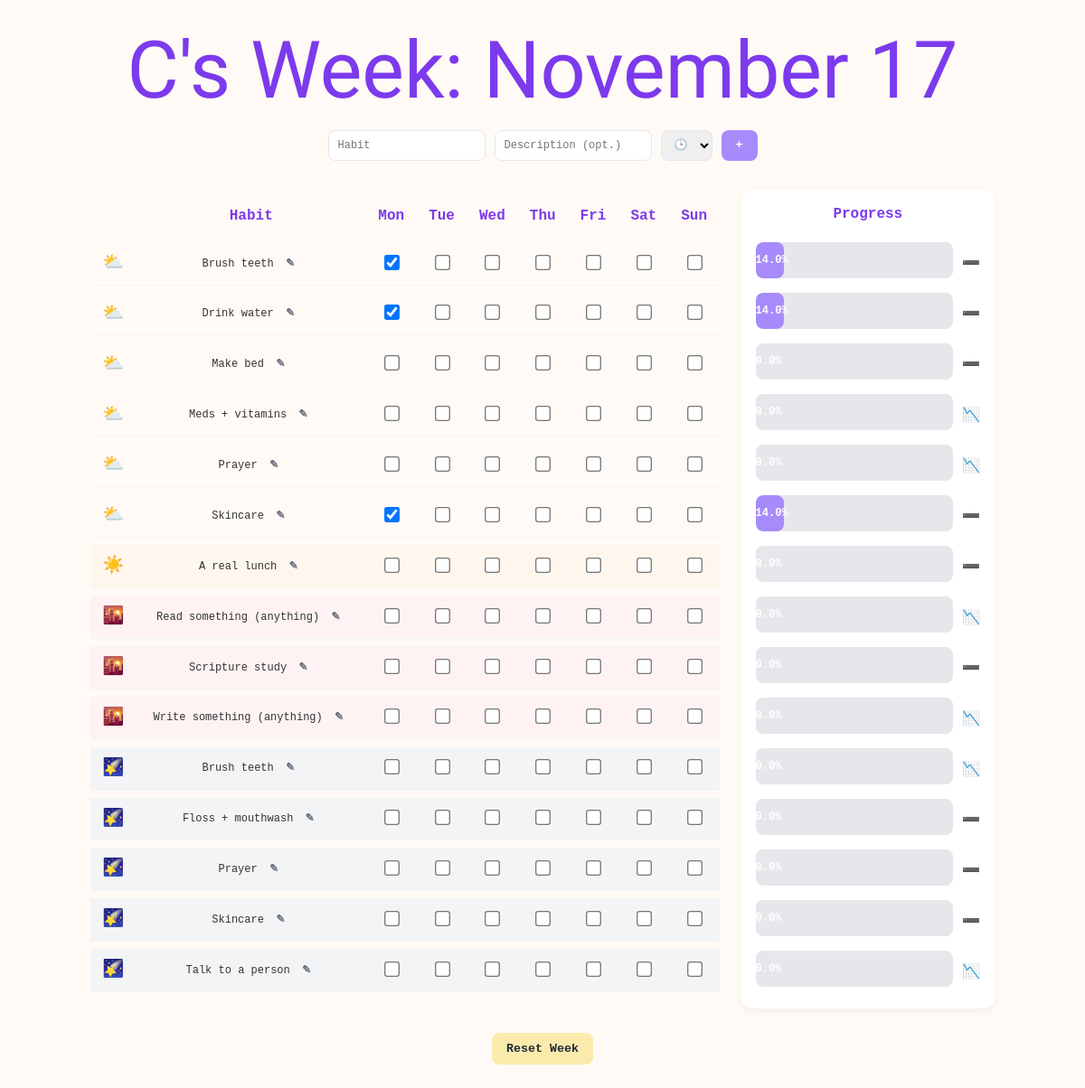
The page / on the database its author committed.
### app.py (models this page shows, shortened)
class Habit(db.Model):
    id = db.Column(db.Integer, primary_key=True)
    name = db.Column(db.String(100), nullable=False)
    description = db.Column(db.String(250))
    created_at = db.Column(db.Date, default=date.today)
    completions = db.relationship("Completion", backref="habit", cascade="all, delete-orphan")
    time_of_day = db.Column(db.String(2), nullable=False, default='☀️')  # day

### app.py (the view)
@app.route('/')
def index():
    time_order = {'⛅️': 0, '☀️': 1, '🌇': 2, '🌠': 3}
    habits = Habit.query.all()
    habits.sort(key=lambda h: (time_order.get(h.time_of_day, 4), h.name.lower()))
    today = date.today()
    start_of_week = today - timedelta(days=today.weekday())  # Monday
    week_dates = [start_of_week + timedelta(days=i) for i in range(7)]
    completions = Completion.query.all()
    completed_map = {(c.habit_id, c.date): True for c in completions}
    habit_progress = {}
    for habit in habits:
        completed_days = sum(1 for d in week_dates if completed_map.get((habit.id, d)))
        habit_progress[habit.id] = completed_days / 7  # fraction 0-1
    today = date.today()
    weekday_index = today.weekday()   # Monday=0, Sunday=6
    this_week_dates = week_dates[: weekday_index + 1]
    last_week_dates = [d - timedelta(days=7) for d in this_week_dates]
    this_week_progress = {}
    for habit in habits:
        completed_days_this = sum(
            1 for d in this_week_dates if completed_map.get((habit.id, d))
        )
        this_week_progress[habit.id] = completed_days_this / len(this_week_dates)
    last_week_progress = {}
    for habit in habits:
        completed_days_last = sum(
            1 for d in last_week_dates if completed_map.get((habit.id, d))
        )
        last_week_progress[habit.id] = completed_days_last / len(last_week_dates)
    trend_icon = {}
    for habit in habits:
        curr = this_week_progress[habit.id]
        last = last_week_progress[habit.id]
        if curr > last:
            trend_icon[habit.id] = "📈"
        elif curr < last:
            trend_icon[habit.id] = "📉"
        else:
            trend_icon[habit.id] = "➖"
    return render_template(
        'index.html',
        habits=habits,
        week_dates=week_dates,
        completed_map=completed_map,
        habit_progress=habit_progress,
        trend_icon=trend_icon
    )

### templates/index.html (shortened to what this page needs)
<!DOCTYPE html>
<html lang="en">
<head>
</head>
<body>
<h1>C's Week: {{ week_dates[0].strftime('%B %d') }}</h1>
<form class="add-form" method="POST" action="{{ url_for('add_habit') }}">
    <input type="text" name="name" placeholder="Habit" required>
    <input type="text" name="description" placeholder="Description (opt.)">
    <select name="time_of_day">
        <option value="" disabled selected>🕒</option>
    </select>
    <button type="submit">+</button>
</form>
<div class="tracker-container">
    <table>
        <tr>
            <th></th>
            <th>Habit</th>
            {% for d in week_dates %}
                <th>{{ d.strftime('%a') }}</th>
            {% endfor %}
        </tr>
        {% for habit in habits %}
        {% set row_colors = {'⛅️':'#fffaf5','☀️':'#fff7ed','🌇':'#fef3f2','🌠':'#f3f4f6'} %}
        <tr class="habit-row" style="background-color: {{ row_colors[habit.time_of_day] }}; border-radius: 8px;">
            <td style="text-align:center; font-size:1.2em;">{{ habit.time_of_day }}</td>
            <td>
                {{ habit.name }}
                <div class="ellipsis-container">
                    <button class="ellipsis-btn" onclick="toggleMenu(event)">✎</button>
                </div>
            </td>
            {% for d in week_dates %}
            <td>
                <form class="inline" method="POST" action="{{ url_for('toggle_completion') }}">
                    <input type="checkbox" onchange="this.form.submit()"
                           {% if completed_map.get((habit.id, d)) %}checked{% endif %}>
                </form>
            </td>
            {% endfor %}
        </tr>
        {% endfor %}
    </table>
    <div class="progress-card">
        <h3>Progress</h3>
        {% for habit in habits %}
        <div style="display: flex; align-items: center; gap: 10px;">
            <div class="progress-bar" style="flex: 1;">
                <div class="progress-fill" style="width: {{ habit_progress[habit.id]*100 }}%;">
                    {{ (habit_progress[habit.id]*100)|round(0) }}%
                </div>
            </div>
            <span style="font-size: 16px;">{{ trend_icon[habit.id] }}</span>
        </div>
        {% endfor %}
    </div>
</div>
<form method="POST" action="{{ url_for('reset_week') }}">
    <button class="reset-btn" type="submit">Reset Week</button>
</form>
</body>
</html>

### templates/index.html (style rules this page uses)
body { font-family: 'Consolas', monospace; background: #fffaf5; color: #333; max-width: 1000px; margin: 1em auto; line-height: 1.4; }
h1 { font-family: 'Jacquard 12', static; text-align: center; font-weight: 400; color: #7c3aed; margin-bottom: .05em; margin-top: .05em; font-size: 5.5em; }
.add-form { font-family: 'Consolas', monospace; display: flex; justify-content: center; gap: 10px; margin-bottom: 2em; }
.add-form input, .add-form select { font-family: 'Consolas', monospace; padding: 8px 10px; border-radius: 8px; border: 1px solid #e5e7eb; font-size: 12px; }
.add-form button { font-family: 'Consolas', monospace; padding: 8px 16px; border: none; border-radius: 8px; background-color: #a78bfa; color: white; font-weight: 600; cursor: pointer; transition: background 0.2s; }
.tracker-container { display: flex; gap: 24px; align-items: flex-start; }
table { border-collapse: separate; border-spacing: 0 8px; width: 70%; }
th, td { padding: 10px 12px; text-align: center; }
th { font-weight: 600; color: #7c3aed; }
td { border-bottom: 1px solid #f3f4f6; font-size: 12px; }
tr.habit-row { height: 40px; }
input[type="checkbox"] { transform: scale(1.3); cursor: pointer; }
.ellipsis-container { position: relative; display: inline-block; }
.ellipsis-btn { background: none; border: none; font-weight: 600; font-size: 12px; cursor: pointer; color: #6b7280; }
.progress-card { width: 25%; background: #ffffff; border-radius: 12px; padding: 16px; box-shadow: 0 4px 10px rgba(0,0,0,0.05); display: flex; flex-direction: column; gap: 8px; }
.progress-card h3 { margin-top: 0; font-size: 16px; color: #7c3aed; text-align: center; margin-bottom: 12px; }
.progress-bar { height: 40px; background: #e5e7eb; border-radius: 8px; overflow: hidden; position: relative; margin-bottom: 8px; }
.progress-fill { height: 100%; background: #a78bfa; transition: width 0.3s ease; border-radius: 8px; text-align: center; color: white; font-size: 12px; font-weight: 600; line-height: 40px; }
.reset-btn { font-family: 'Consolas', monospace; display: block; margin: 2em auto; padding: 10px 16px; border: none; border-radius: 8px; background: #faebad; font-weight: 600; color: #1f2937; cursor: pointer; transition: background 0.2s; }

### rows shown on the page
Habit: time_of_day "⛅️", name "Brush teeth", id "☑", {{ habit_progress[habit.id]*100 }} 14.285714285714285 (drawn), id "14.0", trend_icon "➖"
Habit: time_of_day "⛅️", name "Drink water", id "☑", (habit_progress[habit.id]*100)|round(0) "14.0", trend_icon "➖"
Habit: time_of_day "⛅️", name "Make bed", id "0.0", trend_icon "➖"
Habit: time_of_day "⛅️", name "Meds + vitamins", id "0.0", trend_icon "📉"
Habit: time_of_day "⛅️", name "Prayer", id "0.0", trend_icon "📉"
Habit: time_of_day "⛅️", name "Skincare", id "☑", {{ habit_progress[habit.id]*100 }} 14.285714285714285 (drawn), id "14.0", trend_icon "➖"
Habit: time_of_day "☀️", name "A real lunch", id "0.0", trend_icon "➖"
Habit: time_of_day "🌇", name "Read something (anything)", id "0.0", trend_icon "📉"
Habit: time_of_day "🌇", name "Scripture study", id "0.0", trend_icon "➖"
Habit: time_of_day "🌇", name "Write something (anything)", id "0.0", trend_icon "📉"
Habit: time_of_day "🌠", name "Brush teeth", id "0.0", trend_icon "📉"
Habit: time_of_day "🌠", name "Floss + mouthwash", id "0.0", trend_icon "➖"
Habit: time_of_day "🌠", name "Prayer", id "0.0", trend_icon "➖"
Habit: time_of_day "🌠", name "Skincare", id "0.0", trend_icon "➖"
Habit: time_of_day "🌠", name "Talk to a person", id "0.0", trend_icon "📉"

### other values the page prints
{{ week_dates[0].strftime('%B %d') }} "November 17"
{{ d.strftime('%a') }} "Mon" "Tue" "Wed" "Thu" "Fri" "Sat" "Sun"
